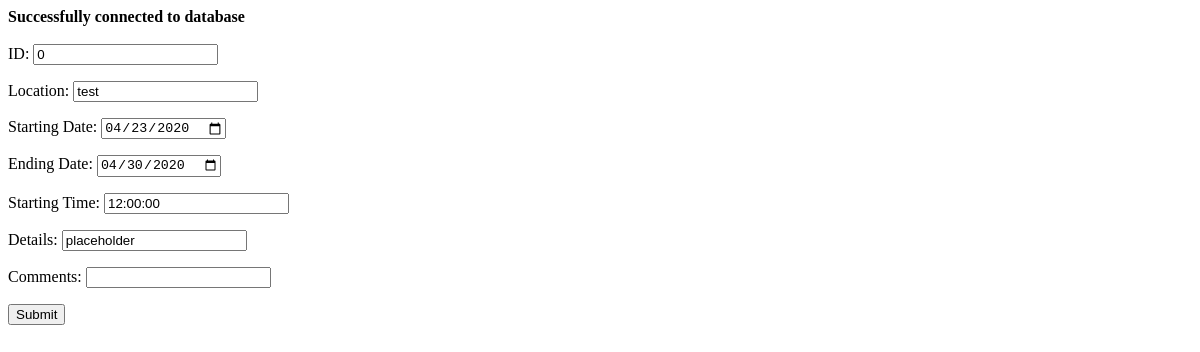
/updateform.php, run on an earlier commit of the app's database.
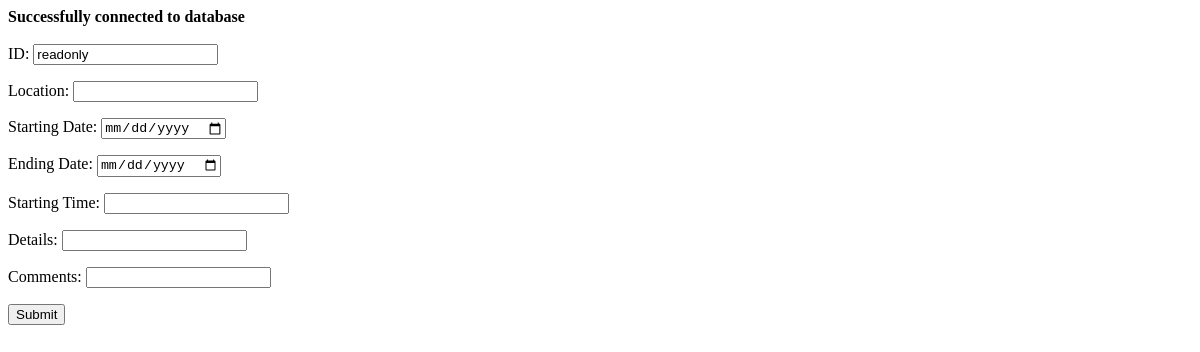
And on a later commit of the database.
### tables this page shows
CREATE TABLE `events_tbl` (
  `id` int(11) NOT NULL,
  `event_name` varchar(255) DEFAULT NULL,
  `location_name` varchar(255) DEFAULT NULL,
  `officers` varchar(255) DEFAULT NULL,
  `begin_date` date DEFAULT NULL,
  `end_date` date DEFAULT NULL,
  `start_time` time DEFAULT NULL,
  `details` varchar(255) DEFAULT NULL,
  `comments` varchar(255) DEFAULT NULL,
  `community_id` int(10) DEFAULT NULL
);

### updateform.php (the view)
<?php
    include "connectdatabase.php";
    $id = $_REQUEST["ID"];
    $sql = "SELECT * FROM events_tbl WHERE ID = '$id'";
    $result = mysqli_query($con, $sql);
    $row = mysqli_fetch_assoc($result);
?>
<DOCTYPE html>
<html>
<head>
</head>
<body>
    <form action = "update.php" method = "post">
    ID: <input type = "text" name = "id" value = <?php echo $row["id"];?> readonly><p>
    Location: <input type = "text" name = "location_name" value = <?php echo $row["location_name"];?>><p>
    Starting Date: <input type = "date" name = "starting_date" value = <?php echo $row["starting_date"];?>><p>
    Ending Date: <input type = "date" name = "ending_date" value = <?php echo $row ["ending_date"];?>><p>
    Starting Time: <input type = "text" name = "starting_time" value = <?php echo $row["starting_time"];?>><p>
    Details: <input type = "text" name = "details" value = <?php echo $row["details"];?>><p>
    Comments: <input type = "text" name = "comments" value = <?php echo $row["comments"];?>><p>
    <input type = "submit">
</form>
</body>
</html>

### connectdatabase.php (shortened to what this page needs)
<?php
    if(mysqli_connect_errno())
    {
        echo "Failed to connect to Sql server".mysqli_connect_error();
    }
    else
    {
        echo "<strong>Successfully connected to database</strong><br><br>";
    }
?>

What changed in the data, as far as the page shows it:
removed events_tbl: id "0", location_name "test", starting_date "04/23/2020", ending_date "04/30/2020", starting_time "12:00:00", details "placeholder"
Also different on the page:
form field id: (not shown) → "readonly"
